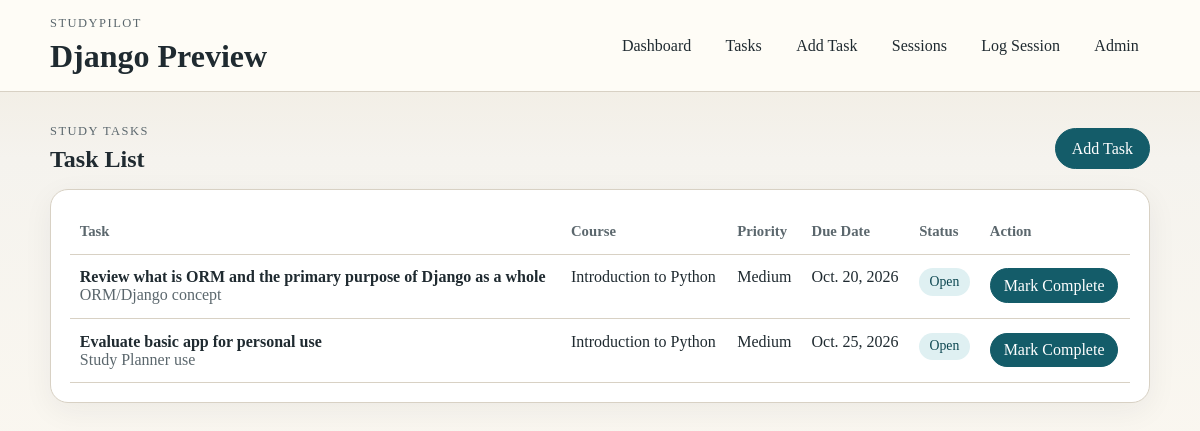
/tasks/, run on the app's committed database.
### planner/models.py (models this page shows, shortened)
class StudyTask(models.Model):
    PRIORITY_CHOICES = [
        ("high", "High"),
        ("medium", "Medium"),
        ("low", "Low"),
    ]
    course_name = models.CharField(max_length=100)
    topic = models.CharField(max_length=100)
    task_name = models.CharField(max_length=150)
    priority = models.CharField(
        max_length=10, choices=PRIORITY_CHOICES, default="medium"
    )
    due_date = models.DateField(blank=True, null=True)
    estimated_minutes = models.PositiveIntegerField()
    completed = models.BooleanField(default=False)
    completed_date = models.DateField(blank=True, null=True)
    class Meta:
        ordering = ["completed", "due_date", "course_name", "task_name"]
    def is_overdue(self):
        if self.completed or self.due_date is None:
            return False
        return self.due_date < timezone.localdate()
    def is_due_soon(self):
        if self.completed or self.due_date is None:
            return False
        today = timezone.localdate()
        return today <= self.due_date <= today + timedelta(days=2)

### planner/views.py (the view)
# urls.py: path("tasks/", views.task_list, name="task_list"),
def task_list(request):
    tasks = StudyTask.objects.all()
    return render(request, "planner/task_list.html", {"tasks": tasks})

### planner/templates/planner/task_list.html (shortened to what this page needs)
{% extends 'planner/base.html' %}  {% block content %}
<section class="section-header">
  <div>
    <p class="eyebrow">Study Tasks</p>
    <h2>Task List</h2>
  </div>
  <a class="button" href="{% url 'planner:add_task' %}">Add Task</a>
</section>
<section class="content-card">
  {% if tasks %}
  <div class="table-wrapper">
    <table class="data-table">
      <thead>
        <tr>
          <th>Task</th>
          <th>Course</th>
          <th>Priority</th>
          <th>Due Date</th>
          <th>Status</th>
          <th>Action</th>
        </tr>
      </thead>
      <tbody>
        {% for task in tasks %}
        <tr>
          <td>
            <strong>{{ task.task_name }}</strong><br />
            <span class="muted-text">{{ task.topic }}</span>
          </td>
          <td>{{ task.course_name }}</td>
          <td>{{ task.get_priority_display }}</td>
          <td>{{ task.due_date|default:'No due date' }}</td>
          <td>
            {% if task.completed %}
            <span class="status-pill status-complete">Completed</span>
            {% elif task.is_overdue %}
            <span class="status-pill status-overdue">Overdue</span>
            {% elif task.is_due_soon %}
            <span class="status-pill status-due-soon">Due Soon</span>
            {% else %}
            <span class="status-pill status-open">Open</span>
            {% endif %}
          </td>
          <td>
            {% if not task.completed %}
            <form
              method="post"
              action="{% url 'planner:complete_task' task.id %}"
            >
              <button class="button button-small" type="submit">
                Mark Complete
              </button>
            </form>
            {% else %}
            <span class="muted-text">Done {{ task.completed_date }}</span>
            {% endif %}
          </td>
        </tr>
        {% endfor %}
      </tbody>
    </table>
  </div>
  {% else %}
  <p>No study tasks yet. Add one to get started.</p>
  {% endif %}
</section>
{% endblock %}

### planner/templates/planner/base.html (shortened to what this page needs)
{% load static %}
<!doctype html>
<html lang="en">
  <head>
    <link rel="stylesheet" href="{% static 'planner/styles.css' %}" />
  </head>
  <body>
    <header class="site-header">
      <div class="page-shell header-content">
        <div>
          <p class="eyebrow">StudyPilot</p>
          <h1 class="site-title">Django Preview</h1>
        </div>
        <nav class="site-nav">
          <a href="{% url 'planner:dashboard' %}">Dashboard</a>
          <a href="{% url 'planner:task_list' %}">Tasks</a>
          <a href="{% url 'planner:add_task' %}">Add Task</a>
          <a href="{% url 'planner:session_list' %}">Sessions</a>
          <a href="{% url 'planner:add_session' %}">Log Session</a>
          <a href="/admin/">Admin</a>
        </nav>
      </div>
    </header>
    <main class="page-shell page-content">
      {% block content %}{% endblock %}
    </main>
  </body>
</html>

### planner/static/planner/styles.css (style rules this page uses)
:root { --bg: #f5f3ee; --surface: #fffdf8; --surface-strong: #ffffff; --ink: #1f2a30; --muted: #5b676d; --line: #d8d1c4; --accent: #145c69; --accent-soft: #dff0f2; --accent-strong: #0d4751; --good: #2e6a49; --good-soft: #dff1e6; --warn: #9a5b14; --warn-soft: #fbe9d0; --bad: #8c2d2d; --bad-soft: #f7dddd; }
* { box-sizing: border-box; }
body { margin: 0; font-family: Georgia, "Times New Roman", serif; color: var(--ink); background: linear-gradient(180deg, #efe9dc 0%, var(--bg) 35%, #faf7f0 100%); }
a { color: inherit; }
.page-shell { width: min(1100px, calc(100% - 2rem)); margin: 0 auto; }
.site-header { border-bottom: 1px solid var(--line); background: rgba(255, 253, 248, 0.92); backdrop-filter: blur(8px); position: sticky; top: 0; }
.header-content { display: flex; gap: 1rem; justify-content: space-between; align-items: center; padding: 1rem 0; }
.site-title, h1, h2, h3 { margin: 0; font-weight: 700; }
.site-nav { display: flex; flex-wrap: wrap; gap: 0.75rem; }
.site-nav a { text-decoration: none; padding: 0.45rem 0.7rem; border-radius: 999px; background: transparent; }
.page-content { padding: 2rem 0 3rem; }
.eyebrow { text-transform: uppercase; letter-spacing: 0.12em; font-size: 0.78rem; color: var(--muted); margin: 0 0 0.45rem; }
.hero-panel, .content-card, .summary-card, .form-panel { background: var(--surface-strong); border: 1px solid var(--line); border-radius: 18px; box-shadow: 0 8px 30px rgba(31, 42, 48, 0.06); }
.hero-actions, .form-actions, .section-header { display: flex; gap: 0.75rem; align-items: center; }
.section-header { justify-content: space-between; margin-bottom: 1rem; }
.summary-card, .content-card, .form-panel { padding: 1.2rem; }
.item-list span, .muted-text, .summary-card p, .hero-panel p, .content-card p { color: var(--muted); }
.button { display: inline-block; text-decoration: none; border: 1px solid var(--accent); background: var(--accent); color: white; padding: 0.65rem 1rem; border-radius: 999px; cursor: pointer; font: inherit; }
.button-small { padding: 0.45rem 0.8rem; }
.table-wrapper { overflow-x: auto; }
.data-table { width: 100%; border-collapse: collapse; }
.data-table th, .data-table td { text-align: left; padding: 0.85rem 0.6rem; border-bottom: 1px solid var(--line); vertical-align: top; }
.data-table th { color: var(--muted); font-size: 0.92rem; }
.status-pill { display: inline-block; padding: 0.35rem 0.65rem; border-radius: 999px; font-size: 0.86rem; }
.status-open { background: var(--accent-soft); color: var(--accent-strong); }

### data on the page
StudyTask: task_name "Review what is ORM and the primary purpose of Django as a whole", topic "ORM/Django concept", course_name "Introduction to Python", priority "Medium", due_date "Oct. 20, 2026", completed "Open"
StudyTask: task_name "Evaluate basic app for personal use", topic "Study Planner use", course_name "Introduction to Python", priority "Medium", due_date "Oct. 25, 2026", completed "Open"
